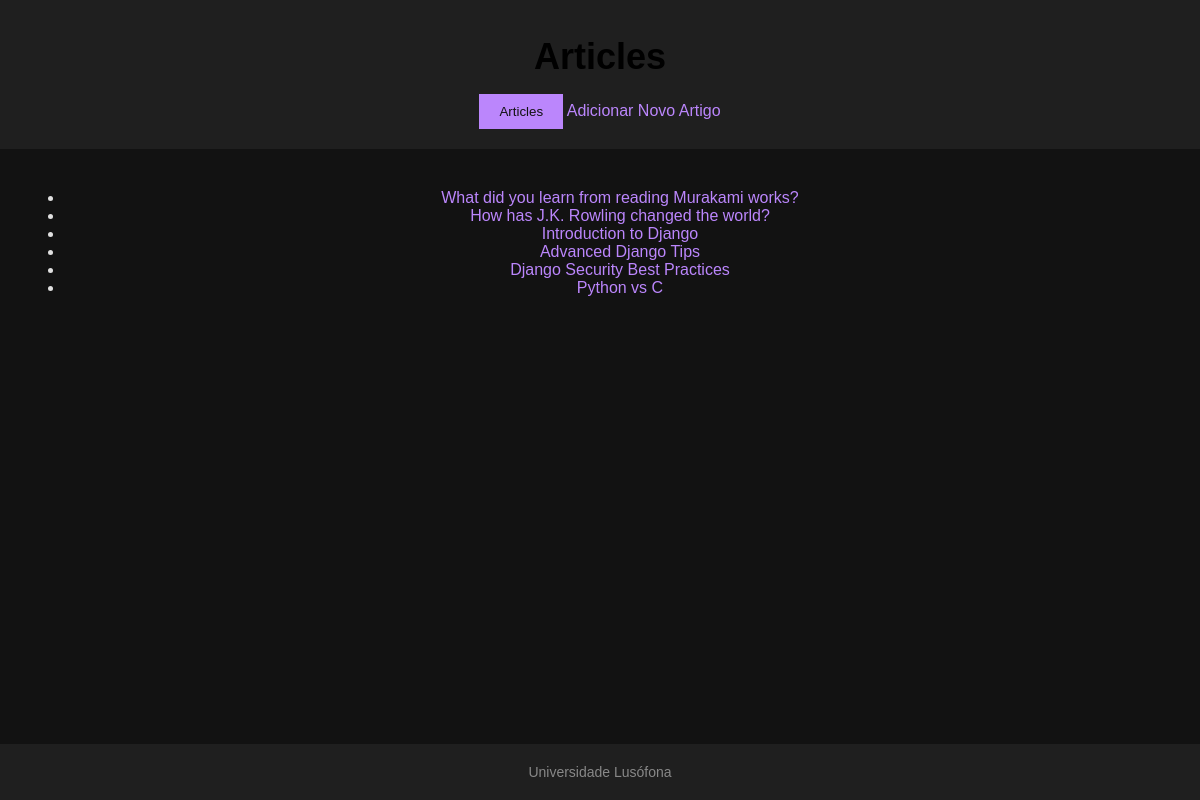
The app's page /artigos/ with its own data.
### artigos/models.py (models this page shows, shortened)
class Artigos(models.Model):
    autorName = models.CharField(max_length=50)
    post = models.CharField(max_length=50)
    comentario = models.CharField(max_length=50)
    rating = models.CharField(max_length=50)

### artigos/views.py (the view)
# urls.py: path('', views.index_view, name='index_view'),
def index_view(request):
    context = {
        'artigos': Artigos.objects.all(),
    }
    return render(request, 'artigos/index.html', context)

### artigos/templates/artigos/index.html
{% extends 'artigos/layout.html' %}
{% block content %}
    <ul>
    {% for artigo in artigos %}
            <li>
                <a href="{% url 'artigos:detail_view' artigo.id %}">{{ artigo.post }}</a>
            </li>
        {% endfor %}
    </ul>
{% endblock %}

### portfolio1/static/portfolio1/estilo.css (style rules this page uses)
body { background: #121212; color: #E0E0E0; font-family: Arial, sans-serif; margin: 0; text-align: center; display: flex; flex-direction: column; min-height: 100vh; }
a { color: #BB86FC; text-decoration: none; }

### records on screen
Artigos: post "What did you learn from reading Murakami works?"
Artigos: post "How has J.K. Rowling changed the world?"
Artigos: post "Introduction to Django"
Artigos: post "Advanced Django Tips"
Artigos: post "Django Security Best Practices"
Artigos: post "Python vs C"
